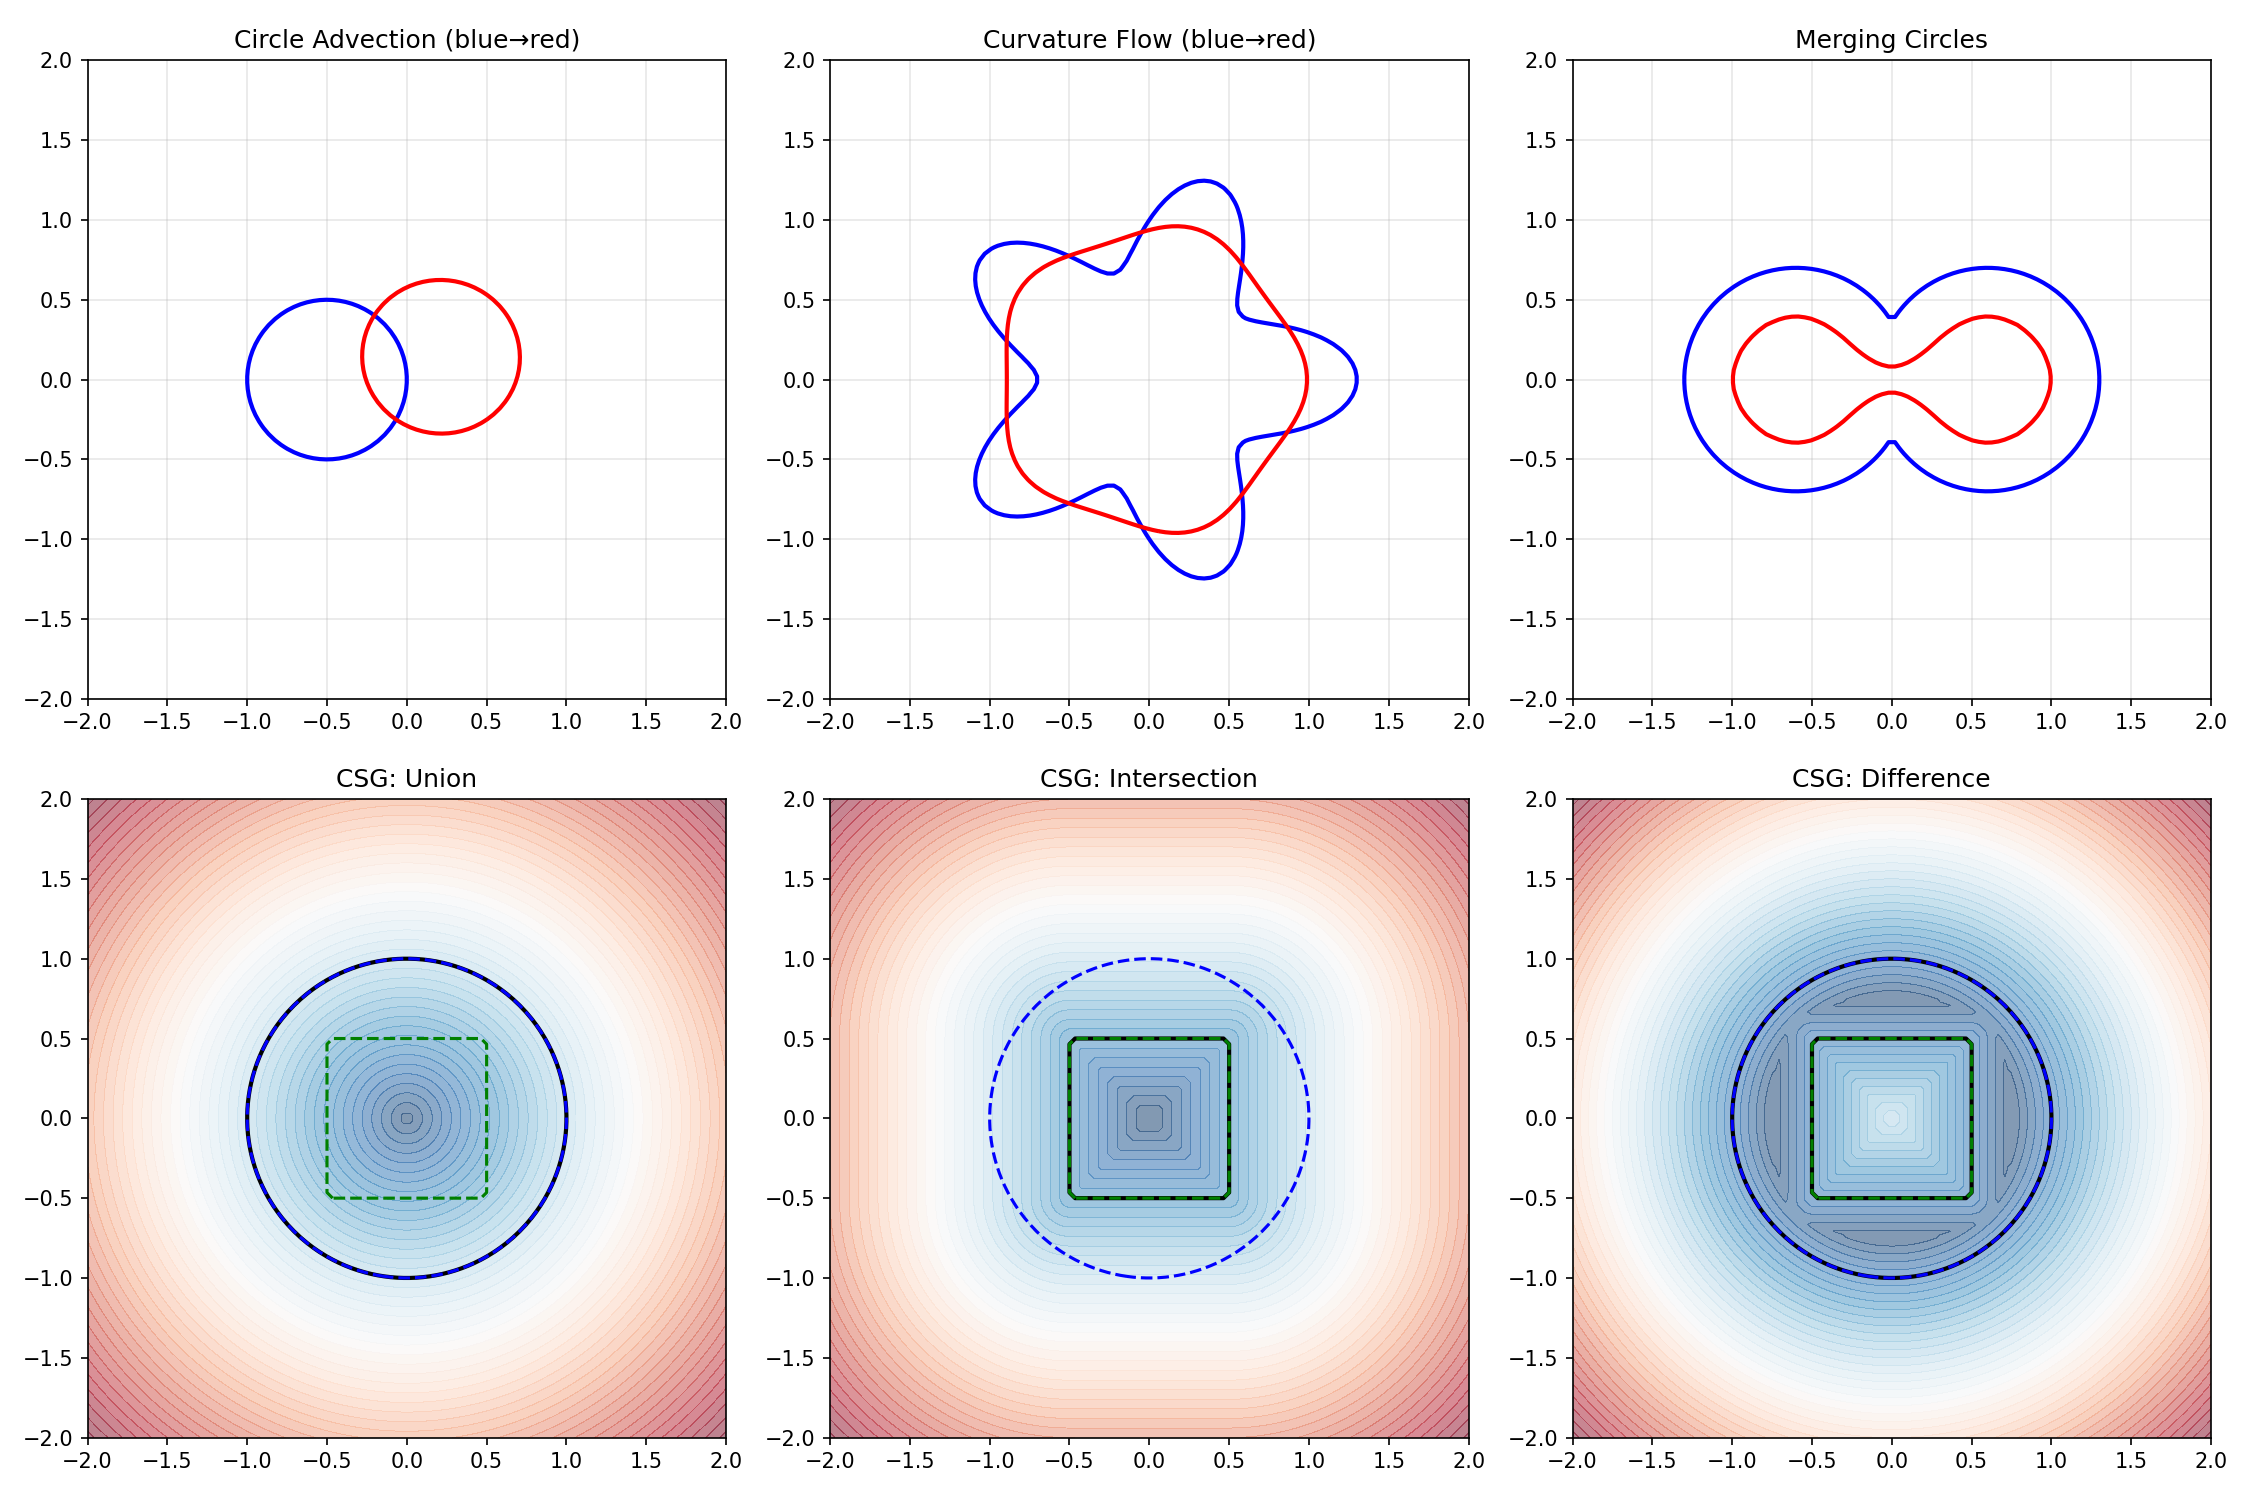

Python code for this plot:
"""
Level Set Methods
=================
Track interfaces (boundaries) implicitly using a scalar field φ(x,t).

**Core Idea:**
Instead of tracking interface points explicitly, define a function
φ(x,t) where the interface is the ZERO LEVEL SET: {x : φ(x,t) = 0}.

**Advantages over explicit tracking:**
- Topology changes (merging, splitting) handled automatically
- Easy extension to 3D
- Geometric quantities computed from φ:
    * Normal:     n = ∇φ / |∇φ|
    * Curvature:  κ = ∇·(∇φ / |∇φ|)

**Level Set Equation:**
    ∂φ/∂t + v·∇φ = 0    (advection by velocity v)

For motion by curvature:
    ∂φ/∂t = b·κ·|∇φ|

For motion in normal direction with speed F:
    ∂φ/∂t + F|∇φ| = 0  (Hamilton-Jacobi equation)

**Signed Distance Function:**
φ(x) = ± distance to interface, with φ < 0 inside, φ > 0 outside.
Need periodic reinitialization:
    ∂φ/∂τ + sign(φ₀)(|∇φ| - 1) = 0

**Numerical Methods:**
- Upwind schemes for Hamilton-Jacobi equations
- ENO/WENO for high-order accuracy
- Fast Marching Method for static problems (Eikonal equation)

**Applications:**
- Multi-phase flows (bubble dynamics)
- Crystal growth
- Image segmentation
- Combustion fronts
- Topology optimization

Where to start:
━━━━━━━━━━━━━━
1. Initialize a circle as a signed distance function
2. Advect it with constant velocity — watch it move
3. Try motion by curvature — watch a bumpy shape become smooth
4. Then try two merging circles
Prerequisites: finite_difference_method.py, euler_method.py
"""

import numpy as np


# ============================================================
# Signed Distance Functions (initialization)
# ============================================================

def signed_distance_circle(X, Y, cx, cy, r):
    """Signed distance function for a circle."""
    return np.sqrt((X - cx)**2 + (Y - cy)**2) - r


def signed_distance_union(phi1, phi2):
    """Union: min of two SDFs."""
    return np.minimum(phi1, phi2)


def signed_distance_intersection(phi1, phi2):
    """Intersection: max of two SDFs."""
    return np.maximum(phi1, phi2)


def signed_distance_difference(phi1, phi2):
    """Difference: phi1 minus phi2."""
    return np.maximum(phi1, -phi2)


def signed_distance_rectangle(X, Y, x0, y0, x1, y1):
    """Approximate SDF for a rectangle (not exact at corners)."""
    dx = np.maximum(np.maximum(x0 - X, X - x1), 0)
    dy = np.maximum(np.maximum(y0 - Y, Y - y1), 0)
    inside = np.maximum(np.maximum(x0 - X, X - x1), np.maximum(y0 - Y, Y - y1))
    outside = np.sqrt(dx**2 + dy**2)
    return np.where((X >= x0) & (X <= x1) & (Y >= y0) & (Y <= y1),
                   inside, outside)


# ============================================================
# Numerical Operators
# ============================================================

def gradient_upwind(phi, dx, dy, vel_x=None, vel_y=None):
    """
    Upwind finite differences for |∇φ|.
    
    Uses upwind direction based on velocity or sign of φ.
    """
    Ny, Nx = phi.shape
    
    # Forward and backward differences
    Dxp = np.zeros_like(phi)  # D+ x (forward)
    Dxm = np.zeros_like(phi)  # D- x (backward)
    Dyp = np.zeros_like(phi)
    Dym = np.zeros_like(phi)
    
    Dxp[:, :-1] = (phi[:, 1:] - phi[:, :-1]) / dx
    Dxp[:, -1] = Dxp[:, -2]
    
    Dxm[:, 1:] = (phi[:, 1:] - phi[:, :-1]) / dx
    Dxm[:, 0] = Dxm[:, 1]
    
    Dyp[:-1, :] = (phi[1:, :] - phi[:-1, :]) / dy
    Dyp[-1, :] = Dyp[-2, :]
    
    Dym[1:, :] = (phi[1:, :] - phi[:-1, :]) / dy
    Dym[0, :] = Dym[1, :]
    
    return Dxp, Dxm, Dyp, Dym


def godunov_hamiltonian(Dxp, Dxm, Dyp, Dym, sign_phi):
    """
    Godunov's Hamiltonian for |∇φ| with upwinding based on sign(φ).
    
    For reinitialization equation.
    """
    grad_phi_sq = np.zeros_like(Dxp)
    
    # Where sign_phi > 0: use max(D-,0)² + min(D+,0)²
    pos = sign_phi > 0
    grad_phi_sq[pos] = (np.maximum(Dxm[pos], 0)**2 + np.minimum(Dxp[pos], 0)**2 +
                        np.maximum(Dym[pos], 0)**2 + np.minimum(Dyp[pos], 0)**2)
    
    # Where sign_phi < 0: use min(D-,0)² + max(D+,0)²
    neg = sign_phi < 0
    grad_phi_sq[neg] = (np.minimum(Dxm[neg], 0)**2 + np.maximum(Dxp[neg], 0)**2 +
                        np.minimum(Dym[neg], 0)**2 + np.maximum(Dyp[neg], 0)**2)
    
    return np.sqrt(grad_phi_sq)


def curvature(phi, dx, dy):
    """
    Compute mean curvature κ = ∇·(∇φ/|∇φ|) using central differences.
    """
    Ny, Nx = phi.shape
    
    # Central differences
    phi_x = np.zeros_like(phi)
    phi_y = np.zeros_like(phi)
    phi_xx = np.zeros_like(phi)
    phi_yy = np.zeros_like(phi)
    phi_xy = np.zeros_like(phi)
    
    phi_x[:, 1:-1] = (phi[:, 2:] - phi[:, :-2]) / (2 * dx)
    phi_y[1:-1, :] = (phi[2:, :] - phi[:-2, :]) / (2 * dy)
    
    phi_xx[:, 1:-1] = (phi[:, 2:] - 2*phi[:, 1:-1] + phi[:, :-2]) / dx**2
    phi_yy[1:-1, :] = (phi[2:, :] - 2*phi[1:-1, :] + phi[:-2, :]) / dy**2
    
    phi_xy[1:-1, 1:-1] = (phi[2:, 2:] - phi[2:, :-2] - 
                           phi[:-2, 2:] + phi[:-2, :-2]) / (4*dx*dy)
    
    grad_mag = np.sqrt(phi_x**2 + phi_y**2 + 1e-30)
    
    kappa = (phi_xx * phi_y**2 - 2 * phi_x * phi_y * phi_xy + 
             phi_yy * phi_x**2) / (grad_mag**3)
    
    return kappa


def heaviside_smooth(phi, epsilon):
    """Smoothed Heaviside function."""
    H = np.zeros_like(phi)
    H[phi > epsilon] = 1.0
    band = np.abs(phi) <= epsilon
    H[band] = 0.5 * (1 + phi[band]/epsilon + np.sin(np.pi*phi[band]/epsilon)/np.pi)
    return H


def delta_smooth(phi, epsilon):
    """Smoothed Dirac delta function."""
    d = np.zeros_like(phi)
    band = np.abs(phi) <= epsilon
    d[band] = 0.5 / epsilon * (1 + np.cos(np.pi * phi[band] / epsilon))
    return d


# ============================================================
# Level Set Evolution
# ============================================================

def advect_level_set(phi, vx, vy, dx, dy, dt, n_steps=1):
    """
    Advect level set by velocity field: ∂φ/∂t + v·∇φ = 0
    
    Uses upwind scheme.
    """
    for _ in range(n_steps):
        Dxp, Dxm, Dyp, Dym = gradient_upwind(phi, dx, dy)
        
        # Upwind based on velocity sign
        dphi_dx = np.where(vx > 0, Dxm, Dxp)
        dphi_dy = np.where(vy > 0, Dym, Dyp)
        
        phi = phi - dt * (vx * dphi_dx + vy * dphi_dy)
    
    return phi


def motion_by_curvature(phi, dx, dy, dt, n_steps=1, b=1.0):
    """
    Move interface by curvature: ∂φ/∂t = b·κ·|∇φ|
    
    This smooths the interface (like heat equation on the boundary).
    """
    for _ in range(n_steps):
        kappa = curvature(phi, dx, dy)
        
        # Central gradient magnitude
        phi_x = np.zeros_like(phi)
        phi_y = np.zeros_like(phi)
        phi_x[:, 1:-1] = (phi[:, 2:] - phi[:, :-2]) / (2*dx)
        phi_y[1:-1, :] = (phi[2:, :] - phi[:-2, :]) / (2*dy)
        grad_mag = np.sqrt(phi_x**2 + phi_y**2 + 1e-30)
        
        phi = phi + dt * b * kappa * grad_mag
    
    return phi


def motion_normal_direction(phi, F, dx, dy, dt, n_steps=1):
    """
    Move interface in normal direction: ∂φ/∂t + F|∇φ| = 0
    
    F > 0: expansion, F < 0: contraction
    """
    for _ in range(n_steps):
        Dxp, Dxm, Dyp, Dym = gradient_upwind(phi, dx, dy)
        sign_F = np.sign(F) if isinstance(F, np.ndarray) else np.sign(F)
        grad_mag = godunov_hamiltonian(Dxp, Dxm, Dyp, Dym, 
                                        np.ones_like(phi) * np.sign(F) if np.isscalar(F) else np.sign(F))
        phi = phi - dt * F * grad_mag
    
    return phi


def reinitialize(phi, dx, dy, dt_reinit=None, n_steps=20):
    """
    Reinitialize φ to a signed distance function.
    
    Solve: ∂φ/∂τ + sign(φ₀)(|∇φ| - 1) = 0
    to steady state.
    """
    if dt_reinit is None:
        dt_reinit = 0.5 * min(dx, dy)
    
    phi0 = phi.copy()
    sign_phi = phi0 / np.sqrt(phi0**2 + (min(dx, dy))**2)
    
    for _ in range(n_steps):
        Dxp, Dxm, Dyp, Dym = gradient_upwind(phi, dx, dy)
        grad_mag = godunov_hamiltonian(Dxp, Dxm, Dyp, Dym, sign_phi)
        phi = phi - dt_reinit * sign_phi * (grad_mag - 1)
    
    return phi


def interface_area(phi, dx, dy, epsilon=None):
    """Compute interface length (2D) / area (3D) using smoothed delta."""
    if epsilon is None:
        epsilon = 1.5 * max(dx, dy)
    delta = delta_smooth(phi, epsilon)
    
    phi_x = np.zeros_like(phi)
    phi_y = np.zeros_like(phi)
    phi_x[:, 1:-1] = (phi[:, 2:] - phi[:, :-2]) / (2*dx)
    phi_y[1:-1, :] = (phi[2:, :] - phi[:-2, :]) / (2*dy)
    grad_mag = np.sqrt(phi_x**2 + phi_y**2 + 1e-30)
    
    return np.sum(delta * grad_mag) * dx * dy


def enclosed_area(phi, dx, dy, epsilon=None):
    """Compute enclosed area using smoothed Heaviside."""
    if epsilon is None:
        epsilon = 1.5 * max(dx, dy)
    H = heaviside_smooth(-phi, epsilon)  # H=1 inside (φ<0)
    return np.sum(H) * dx * dy


# ============================================================
# Fast Marching Method (for distance computation)
# ============================================================

def fast_marching_1d(phi_init, dx):
    """
    Simplified 1D Fast Marching Method.
    
    Solve the Eikonal equation |∇φ| = 1 from known boundary values.
    """
    N = len(phi_init)
    phi = np.full(N, np.inf)
    known = np.zeros(N, dtype=bool)
    
    # Initialize from zero crossings
    for i in range(N-1):
        if phi_init[i] * phi_init[i+1] <= 0:
            # Linear interpolation to find exact crossing
            frac = abs(phi_init[i]) / (abs(phi_init[i]) + abs(phi_init[i+1]) + 1e-30)
            phi[i] = frac * dx
            phi[i+1] = (1 - frac) * dx
            known[i] = True
            known[i+1] = True
    
    # March outward
    for _ in range(N):
        # Find smallest unknown
        trial = np.where(~known)[0]
        if len(trial) == 0:
            break
        
        # Find trial point adjacent to known with smallest value
        candidates = []
        for idx in trial:
            if idx > 0 and known[idx-1]:
                val = phi[idx-1] + dx
                candidates.append((val, idx))
            if idx < N-1 and known[idx+1]:
                val = phi[idx+1] + dx
                candidates.append((val, idx))
        
        if not candidates:
            break
        
        candidates.sort()
        new_val, new_idx = candidates[0]
        phi[new_idx] = new_val
        known[new_idx] = True
    
    # Restore signs
    phi *= np.sign(phi_init + 1e-30)
    
    return phi


# ============================================================
# Demo
# ============================================================
if __name__ == "__main__":
    print("=" * 60)
    print("LEVEL SET METHODS DEMO")
    print("=" * 60)

    # TO TEST: Vary velocity field (vx, vy), CFL-like dt, and step count n_steps.
    # Observe interface translation accuracy and enclosed-area conservation drift.
    # --- 1. Circle advection ---
    print("\n--- Circle Advection ---")
    N = 100
    L = 4.0
    dx = dy = L / N
    x = np.linspace(-L/2, L/2, N)
    y = np.linspace(-L/2, L/2, N)
    X, Y = np.meshgrid(x, y)
    
    # Initialize circle
    phi = signed_distance_circle(X, Y, -0.5, 0.0, 0.5)
    
    # Constant velocity
    vx = np.ones_like(phi)
    vy = 0.2 * np.ones_like(phi)
    
    dt = 0.5 * dx / np.sqrt(2)
    n_steps = 50
    
    area0 = enclosed_area(phi, dx, dy)
    phi_adv = advect_level_set(phi, vx, vy, dx, dy, dt, n_steps)
    area1 = enclosed_area(phi_adv, dx, dy)
    
    print(f"  Grid: {N}×{N}, dx = {dx:.4f}")
    print(f"  Advection for {n_steps} steps (dt = {dt:.4f})")
    print(f"  Area before: {area0:.4f}")
    print(f"  Area after:  {area1:.4f}")
    print(f"  Area change: {abs(area1-area0)/area0*100:.2f}%")

    # TO TEST: Change bump amplitude/frequency in r_bumpy plus dt_curv and evolution length.
    # Observe perimeter reduction, smoothing rate, and area shrinkage under curvature flow.
    # --- 2. Motion by curvature ---
    print("\n--- Motion by Curvature ---")
    
    # Start with a bumpy circle
    theta = np.arctan2(Y, X)
    r_bumpy = 1.0 + 0.3 * np.cos(5 * theta)
    phi_bumpy = np.sqrt(X**2 + Y**2) - r_bumpy
    
    perimeter0 = interface_area(phi_bumpy, dx, dy)
    area0 = enclosed_area(phi_bumpy, dx, dy)
    
    dt_curv = 0.25 * dx**2
    phi_smooth = motion_by_curvature(phi_bumpy, dx, dy, dt_curv, n_steps=200)
    
    perimeter1 = interface_area(phi_smooth, dx, dy)
    area1 = enclosed_area(phi_smooth, dx, dy)
    
    print(f"  Bumpy circle → smooth:")
    print(f"  Perimeter: {perimeter0:.3f} → {perimeter1:.3f}")
    print(f"  Area:      {area0:.3f} → {area1:.3f}")
    print(f"  (Curvature flow reduces perimeter, shrinks area)")

    # --- 3. Topology change: merging circles ---
    print("\n--- Merging Circles ---")
    
    phi1 = signed_distance_circle(X, Y, -0.6, 0.0, 0.7)
    phi2 = signed_distance_circle(X, Y, 0.6, 0.0, 0.7)
    phi_two = signed_distance_union(phi1, phi2)
    
    # Expand
    phi_merged = motion_normal_direction(phi_two, -0.5, dx, dy, 0.5*dx, 30)
    phi_merged = reinitialize(phi_merged, dx, dy)
    
    area_init = enclosed_area(phi_two, dx, dy)
    area_merged = enclosed_area(phi_merged, dx, dy)
    print(f"  Initial (two circles): area = {area_init:.3f}")
    print(f"  After expansion: area = {area_merged:.3f}")

    # --- 4. CSG operations ---
    print("\n--- Constructive Solid Geometry ---")
    
    circ = signed_distance_circle(X, Y, 0, 0, 1.0)
    rect = signed_distance_rectangle(X, Y, -0.5, -0.5, 0.5, 0.5)
    
    union = signed_distance_union(circ, rect)
    inter = signed_distance_intersection(circ, rect)
    diff = signed_distance_difference(circ, rect)
    
    print(f"  Circle area:       {enclosed_area(circ, dx, dy):.3f} (exact: {np.pi:.3f})")
    print(f"  Rectangle area:    {enclosed_area(rect, dx, dy):.3f} (exact: 1.000)")
    print(f"  Union area:        {enclosed_area(union, dx, dy):.3f}")
    print(f"  Intersection area: {enclosed_area(inter, dx, dy):.3f}")
    print(f"  Difference area:   {enclosed_area(diff, dx, dy):.3f}")

    # --- 5. Reinitialization ---
    print("\n--- Reinitialization to SDF ---")
    
    # Start with a non-SDF level set
    phi_distorted = np.sin(2*np.pi*X/L) * np.sin(2*np.pi*Y/L)
    
    # Check |∇φ| = 1 property
    phi_x = np.zeros_like(phi_distorted)
    phi_y = np.zeros_like(phi_distorted)
    phi_x[:, 1:-1] = (phi_distorted[:, 2:] - phi_distorted[:, :-2]) / (2*dx)
    phi_y[1:-1, :] = (phi_distorted[2:, :] - phi_distorted[:-2, :]) / (2*dy)
    grad_before = np.sqrt(phi_x**2 + phi_y**2)
    
    phi_reinit = reinitialize(phi_distorted, dx, dy, n_steps=50)
    
    phi_x[:, 1:-1] = (phi_reinit[:, 2:] - phi_reinit[:, :-2]) / (2*dx)
    phi_y[1:-1, :] = (phi_reinit[2:, :] - phi_reinit[:-2, :]) / (2*dy)
    grad_after = np.sqrt(phi_x**2 + phi_y**2)
    
    print(f"  Before: mean |∇φ| = {np.mean(grad_before[5:-5,5:-5]):.3f} "
          f"(should be 1.0)")
    print(f"  After:  mean |∇φ| = {np.mean(grad_after[5:-5,5:-5]):.3f}")

    # Plot
    try:
        import matplotlib.pyplot as plt
        
        fig, axes = plt.subplots(2, 3, figsize=(15, 10))
        
        # Advected circle
        ax = axes[0, 0]
        ax.contour(X, Y, phi, levels=[0], colors='b', linewidths=2)
        ax.contour(X, Y, phi_adv, levels=[0], colors='r', linewidths=2)
        ax.set_title('Circle Advection (blue→red)')
        ax.set_aspect('equal')
        ax.grid(True, alpha=0.3)
        
        # Motion by curvature
        ax = axes[0, 1]
        ax.contour(X, Y, phi_bumpy, levels=[0], colors='b', linewidths=2)
        ax.contour(X, Y, phi_smooth, levels=[0], colors='r', linewidths=2)
        ax.set_title('Curvature Flow (blue→red)')
        ax.set_aspect('equal')
        ax.grid(True, alpha=0.3)
        
        # Merging
        ax = axes[0, 2]
        ax.contour(X, Y, phi_two, levels=[0], colors='b', linewidths=2)
        ax.contour(X, Y, phi_merged, levels=[0], colors='r', linewidths=2)
        ax.set_title('Merging Circles')
        ax.set_aspect('equal')
        ax.grid(True, alpha=0.3)
        
        # CSG operations
        for idx, (name, sdf) in enumerate([
            ('Union', union), ('Intersection', inter), ('Difference', diff)
        ]):
            ax = axes[1, idx]
            ax.contourf(X, Y, -sdf, levels=50, cmap='RdBu', alpha=0.5)
            ax.contour(X, Y, sdf, levels=[0], colors='k', linewidths=2)
            ax.contour(X, Y, circ, levels=[0], colors='b', linestyles='--')
            ax.contour(X, Y, rect, levels=[0], colors='g', linestyles='--')
            ax.set_title(f'CSG: {name}')
            ax.set_aspect('equal')
        
        plt.tight_layout()
        plt.savefig("level_set.png", dpi=150)
        plt.show()
    except ImportError:
        print("(matplotlib not available)")
